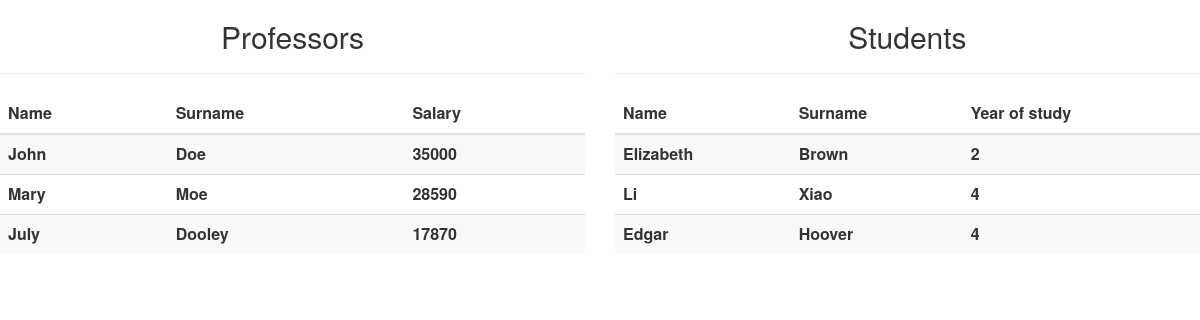
The page / on the database its author committed.
### tables this page shows
CREATE TABLE IF NOT EXISTS `tbl_profesori` (
  `id_profesor` int(11) NOT NULL AUTO_INCREMENT,
  `id_fakultet` int(11) NOT NULL,
  `ime` varchar(255) NOT NULL,
  `prezime` varchar(255) NOT NULL,
  `plata` float NOT NULL,
  PRIMARY KEY (`id_profesor`),
  KEY `id_fakultet` (`id_fakultet`)
);

CREATE TABLE IF NOT EXISTS `tbl_studenti` (
  `id_student` int(11) NOT NULL AUTO_INCREMENT,
  `id_fakultet` int(11) NOT NULL,
  `ime` varchar(255) NOT NULL,
  `prezime` varchar(2555) NOT NULL,
  `godina` int(11) NOT NULL,
  PRIMARY KEY (`id_student`),
  KEY `id_fakultet` (`id_fakultet`)
);

### controllers.php (called while the page is built, shortened)
<?php header('Content-Type: text/html; charset=utf-8');
include 'model.php';
function getAllUsers(){
    $professors = getAllProfessors();
    $students = getAllStudents();
    include 'views/list.php';
}

### model.php (called while the page is built, shortened)
<?php header('Content-Type: text/html; charset=utf-8');
include 'connection.php';
function getAllProfessors(){
    global $conn;
    $sql="SELECT * FROM tbl_profesori";
    $query = $conn->prepare($sql);
    $query->execute();
    $row = $query -> fetchAll();
    return $row;
}
function getAllStudents(){
    global $conn;
    $sql="SELECT * FROM tbl_studenti";
    $query = $conn->prepare($sql);
    $query->execute();
    $row = $query -> fetchAll();
    return $row;
}

### views/list.php (the view, shortened to what this page needs)
<html>
<head>
    <link rel="stylesheet" href="https://maxcdn.bootstrapcdn.com/bootstrap/3.3.6/css/bootstrap.min.css" >
    <link rel="stylesheet" href="https://maxcdn.bootstrapcdn.com/bootstrap/3.3.6/css/bootstrap-theme.min.css" >
</head>
<body>
<div class="row">
    <div class="col-md-6">
        <h2 style="text-align: center">Professors</h2> <hr>
        <table class="table table-striped">
            <thead>
            <tr>
                <th>Name</th>
                <th>Surname</th>
                <th>Salary</th>
            </tr>
            </thead>
            <tbody>
                <?php
                    foreach($professors as $professor){
                        echo '<tr>';
                        echo '<th>'.$professor['ime'].'</th>';
                        echo '<th>'.$professor['prezime'].'</th>';
                        echo '<th>'.$professor['plata'].'</th>';
                        echo '</tr>';
                    }
                ?>
            </tbody>
        </table>
    </div>
    <div class="col-md-6">
        <h2 style="text-align: center">Students</h2> <hr>
        <table class="table table-striped">
            <thead>
            <tr>
                <th>Name</th>
                <th>Surname</th>
                <th>Year of study</th>
            </tr>
            </thead>
            <tbody>
                <?php
                foreach($students as $student){
                    echo '<tr>';
                    echo '<th>'.$student['ime'].'</th>';
                    echo '<th>'.$student['prezime'].'</th>';
                    echo '<th>'.$student['godina'].'</th>';
                    echo '</tr>';
                }
                ?>
            </tbody>
        </table>
    </div>
</div>
</body>
</html>

### index.php
<?php header('Content-Type: text/html; charset=utf-8');
include 'controllers.php';
$url = parse_url($_SERVER['REQUEST_URI'], PHP_URL_PATH);
$path = explode("index.php", $url);
$path = $path[1];
if ($path == "" || $path == "/") {
    getAllUsers();
} elseif ($path == '/register') {
    if($_POST){
        registration($_POST);
    }else{
        registration(null);
    }
} elseif($path == '/login'){
    if($_POST){
        login($_POST);
    }else{
        login(null);
    }
}

### rows shown on the page
tbl_profesori: ime "John", prezime "Doe", plata "35000"
tbl_profesori: ime "Mary", prezime "Moe", plata "28590"
tbl_profesori: ime "July", prezime "Dooley", plata "17870"
tbl_studenti: ime "Elizabeth", prezime "Brown", godina "2"
tbl_studenti: ime "Li", prezime "Xiao", godina "4"
tbl_studenti: ime "Edgar", prezime "Hoover", godina "4"
